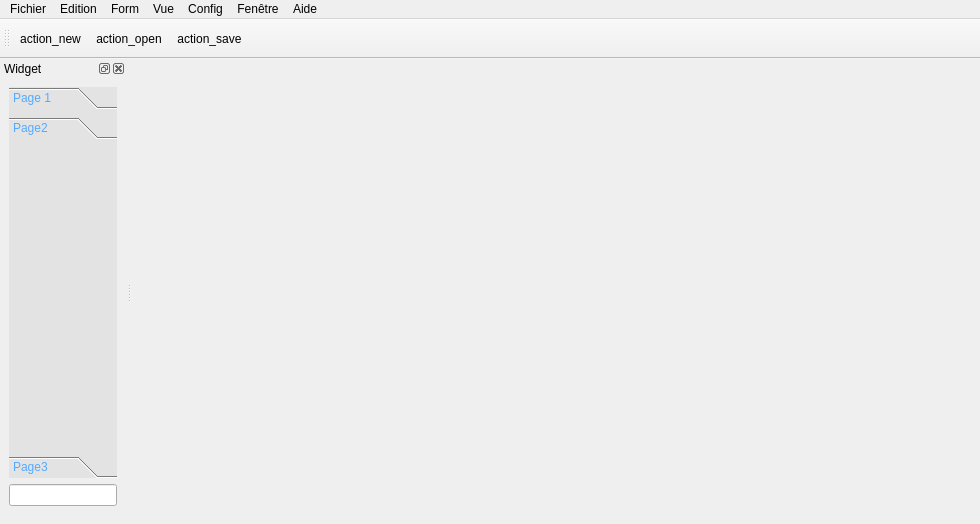
<?xml version="1.0" encoding="UTF-8"?>
<ui version="4.0">
 <class>Interface</class>
 <widget class="QMainWindow" name="Interface">
  <property name="geometry">
   <rect>
    <x>0</x>
    <y>0</y>
    <width>980</width>
    <height>524</height>
   </rect>
  </property>
  <property name="palette">
   <palette>
    <active>
     <colorrole role="BrightText">
      <brush brushstyle="SolidPattern">
       <color alpha="255">
        <red>85</red>
        <green>170</green>
        <blue>255</blue>
       </color>
      </brush>
     </colorrole>
    </active>
    <inactive>
     <colorrole role="BrightText">
      <brush brushstyle="SolidPattern">
       <color alpha="255">
        <red>255</red>
        <green>255</green>
        <blue>255</blue>
       </color>
      </brush>
     </colorrole>
    </inactive>
    <disabled>
     <colorrole role="BrightText">
      <brush brushstyle="SolidPattern">
       <color alpha="255">
        <red>255</red>
        <green>255</green>
        <blue>255</blue>
       </color>
      </brush>
     </colorrole>
    </disabled>
   </palette>
  </property>
  <property name="windowTitle">
   <string>Interface</string>
  </property>
  <property name="styleSheet">
   <string notr="true">
</string>
  </property>
  <widget class="QWidget" name="centralwidget"/>
  <widget class="QMenuBar" name="menuBar">
   <property name="geometry">
    <rect>
     <x>0</x>
     <y>0</y>
     <width>980</width>
     <height>26</height>
    </rect>
   </property>
   <widget class="QMenu" name="menuFichier">
    <property name="title">
     <string>Fichier</string>
    </property>
    <widget class="QMenu" name="menuR_cents">
     <property name="title">
      <string>Récents</string>
     </property>
     <addaction name="actioninterface_ui"/>
     <addaction name="actionnew_ui"/>
    </widget>
    <addaction name="actionNouveau"/>
    <addaction name="separator"/>
    <addaction name="menuR_cents"/>
    <addaction name="actionOuvrir"/>
    <addaction name="actionSauver"/>
    <addaction name="actionSauver_sous"/>
   </widget>
   <widget class="QMenu" name="menuEdition">
    <property name="title">
     <string>Edition</string>
    </property>
   </widget>
   <widget class="QMenu" name="menuForm">
    <property name="title">
     <string>Form</string>
    </property>
   </widget>
   <widget class="QMenu" name="menuVue">
    <property name="title">
     <string>Vue</string>
    </property>
   </widget>
   <widget class="QMenu" name="menuConfig">
    <property name="title">
     <string>Config</string>
    </property>
   </widget>
   <widget class="QMenu" name="menuFen_tre">
    <property name="title">
     <string>Fenêtre</string>
    </property>
   </widget>
   <widget class="QMenu" name="menuAide">
    <property name="title">
     <string>Aide</string>
    </property>
   </widget>
   <addaction name="menuFichier"/>
   <addaction name="menuEdition"/>
   <addaction name="menuForm"/>
   <addaction name="menuVue"/>
   <addaction name="menuConfig"/>
   <addaction name="menuFen_tre"/>
   <addaction name="menuAide"/>
  </widget>
  <widget class="QToolBar" name="toolBar">
   <property name="minimumSize">
    <size>
     <width>0</width>
     <height>40</height>
    </size>
   </property>
   <property name="windowTitle">
    <string>toolBar</string>
   </property>
   <attribute name="toolBarArea">
    <enum>TopToolBarArea</enum>
   </attribute>
   <attribute name="toolBarBreak">
    <bool>false</bool>
   </attribute>
   <addaction name="actionaction_new"/>
   <addaction name="actionaction_open"/>
   <addaction name="actionaction_save"/>
  </widget>
  <widget class="QDockWidget" name="dockWidget">
   <property name="windowTitle">
    <string>Widget</string>
   </property>
   <attribute name="dockWidgetArea">
    <number>1</number>
   </attribute>
   <widget class="QWidget" name="dockWidgetContents">
    <layout class="QVBoxLayout" name="verticalLayout">
     <item>
      <widget class="QWidget" name="widget" native="true">
       <layout class="QVBoxLayout" name="verticalLayout_2">
        <property name="leftMargin">
         <number>0</number>
        </property>
        <property name="topMargin">
         <number>0</number>
        </property>
        <property name="rightMargin">
         <number>0</number>
        </property>
        <item>
         <widget class="QToolBox" name="toolBox">
          <property name="styleSheet">
           <string notr="true">color: rgb(85, 170, 255);
background-color: rgb(227, 227, 227);
border-color:rgb(85, 85, 255);
selection-color: rgb(85, 170, 255);
border-radius:10px 0px 0px 10px ;</string>
          </property>
          <property name="frameShape">
           <enum>QFrame::WinPanel</enum>
          </property>
          <property name="frameShadow">
           <enum>QFrame::Plain</enum>
          </property>
          <property name="lineWidth">
           <number>1</number>
          </property>
          <property name="currentIndex">
           <number>1</number>
          </property>
          <property name="tabSpacing">
           <number>8</number>
          </property>
          <widget class="QWidget" name="page_1">
           <property name="geometry">
            <rect>
             <x>0</x>
             <y>0</y>
             <width>137</width>
             <height>270</height>
            </rect>
           </property>
           <property name="font">
            <font>
             <pointsize>9</pointsize>
            </font>
           </property>
           <attribute name="label">
            <string>Page 1</string>
           </attribute>
          </widget>
          <widget class="QWidget" name="page_2">
           <property name="geometry">
            <rect>
             <x>0</x>
             <y>0</y>
             <width>137</width>
             <height>270</height>
            </rect>
           </property>
           <property name="font">
            <font>
             <pointsize>9</pointsize>
            </font>
           </property>
           <attribute name="icon">
            <iconset resource="bureautique.qrc">
             <normaloff>:/icones/icones/bureautique/white/info-256x256-460457.png</normaloff>:/icones/icones/bureautique/white/info-256x256-460457.png</iconset>
           </attribute>
           <attribute name="label">
            <string>Page2</string>
           </attribute>
          </widget>
          <widget class="QWidget" name="page_3">
           <property name="styleSheet">
            <string notr="true">border-color: rgb(85, 85, 255);
selection-color: rgb(85, 85, 255);
border-radius:10px 0px;</string>
           </property>
           <attribute name="label">
            <string>Page3</string>
           </attribute>
          </widget>
         </widget>
        </item>
        <item>
         <widget class="QLineEdit" name="lineEdit"/>
        </item>
       </layout>
      </widget>
     </item>
    </layout>
   </widget>
  </widget>
  <action name="actionNouveau">
   <property name="icon">
    <iconset resource="bureautique.qrc">
     <normaloff>:/icones/icones/bureautique/white/document-256x256-433820.png</normaloff>:/icones/icones/bureautique/white/document-256x256-433820.png</iconset>
   </property>
   <property name="text">
    <string>Nouveau</string>
   </property>
  </action>
  <action name="actioninterface_ui">
   <property name="text">
    <string>interface.ui</string>
   </property>
  </action>
  <action name="actionnew_ui">
   <property name="text">
    <string>new.ui</string>
   </property>
  </action>
  <action name="actionOuvrir">
   <property name="icon">
    <iconset resource="bureautique.qrc">
     <normaloff>:/icones/icones/bureautique/white/folder-256x256-460432.png</normaloff>:/icones/icones/bureautique/white/folder-256x256-460432.png</iconset>
   </property>
   <property name="text">
    <string>Ouvrir</string>
   </property>
  </action>
  <action name="actionSauver">
   <property name="icon">
    <iconset resource="bureautique.qrc">
     <normaloff>:/icones/icones/bureautique/white/floppy-256x256-460425.png</normaloff>:/icones/icones/bureautique/white/floppy-256x256-460425.png</iconset>
   </property>
   <property name="text">
    <string>Sauver</string>
   </property>
  </action>
  <action name="actionSauver_sous">
   <property name="text">
    <string>Sauver sous ...</string>
   </property>
  </action>
  <action name="actionaction_new">
   <property name="icon">
    <iconset resource="bureautique.qrc">
     <normaloff>:/icones/icones/bureautique/white/document-256x256-433820.png</normaloff>:/icones/icones/bureautique/white/document-256x256-433820.png</iconset>
   </property>
   <property name="text">
    <string>action_new</string>
   </property>
   <property name="toolTip">
    <string>Nouveau</string>
   </property>
  </action>
  <action name="actionaction_open">
   <property name="icon">
    <iconset resource="bureautique.qrc">
     <normaloff>:/icones/icones/bureautique/white/folder-256x256-460432.png</normaloff>:/icones/icones/bureautique/white/folder-256x256-460432.png</iconset>
   </property>
   <property name="text">
    <string>action_open</string>
   </property>
   <property name="toolTip">
    <string>Ouvrir</string>
   </property>
  </action>
  <action name="actionaction_save">
   <property name="icon">
    <iconset resource="bureautique.qrc">
     <normaloff>:/icones/icones/bureautique/white/floppy-256x256-460425.png</normaloff>:/icones/icones/bureautique/white/floppy-256x256-460425.png</iconset>
   </property>
   <property name="text">
    <string>action_save</string>
   </property>
   <property name="toolTip">
    <string>Sauver</string>
   </property>
  </action>
 </widget>
 <resources>
  <include location="ressources/resources.qrc"/>
  <include location="bureautique.qrc"/>
 </resources>
 <connections/>
</ui>
